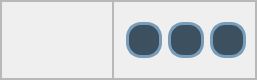
        <widget class="QFrame" name="header_frame">
         <property name="maximumSize">
          <size>
           <width>16777215</width>
           <height>80</height>
          </size>
         </property>
         <property name="styleSheet">
          <string notr="true">#header_frame{
	background-color: #2596be;
}</string>
         </property>
         <property name="frameShape">
          <enum>QFrame::StyledPanel</enum>
         </property>
         <property name="frameShadow">
          <enum>QFrame::Raised</enum>
         </property>
         <layout class="QHBoxLayout" name="horizontalLayout_4">
          <property name="spacing">
           <number>0</number>
          </property>
          <property name="leftMargin">
           <number>0</number>
          </property>
          <property name="topMargin">
           <number>0</number>
          </property>
          <property name="rightMargin">
           <number>0</number>
          </property>
          <property name="bottomMargin">
           <number>0</number>
          </property>
          <item>
           <widget class="QFrame" name="titre_frame">
            <property name="frameShape">
             <enum>QFrame::StyledPanel</enum>
            </property>
            <property name="frameShadow">
             <enum>QFrame::Raised</enum>
            </property>
            <layout class="QHBoxLayout" name="horizontalLayout_6">
             <item>
              <spacer name="horizontalSpacer_3">
               <property name="orientation">
                <enum>Qt::Horizontal</enum>
               </property>
               <property name="sizeHint" stdset="0">
                <size>
                 <width>40</width>
                 <height>20</height>
                </size>
               </property>
              </spacer>
             </item>
             <item>
              <widget class="QLabel" name="label_7">
               <property name="maximumSize">
                <size>
                 <width>30</width>
                 <height>30</height>
                </size>
               </property>
               <property name="font">
                <font>
                 <pointsize>14</pointsize>
                 <weight>75</weight>
                 <bold>true</bold>
                </font>
               </property>
               <property name="text">
                <string/>
               </property>
               <property name="pixmap">
                <pixmap resource="resources.qrc">:/images/images/E2.gif</pixmap>
               </property>
               <property name="scaledContents">
                <bool>false</bool>
               </property>
               <property name="alignment">
                <set>Qt::AlignCenter</set>
               </property>
              </widget>
             </item>
             <item>
              <spacer name="horizontalSpacer">
               <property name="orientation">
                <enum>Qt::Horizontal</enum>
               </property>
               <property name="sizeHint" stdset="0">
                <size>
                 <width>40</width>
                 <height>20</height>
                </size>
               </property>
              </spacer>
             </item>
            </layout>
           </widget>
          </item>
          <item alignment="Qt::AlignRight">
           <widget class="QFrame" name="btn_minmax_frame">
            <property name="styleSheet">
             <string notr="true">QPushButton{
	background-color: rgb(61, 80, 95);
	border-radius: 15px;
	border: 3px solid rgb(120, 157, 186);
}
QPushButton:hover{
	background-color: rgb(120, 157, 186);
}</string>
            </property>
            <property name="frameShape">
             <enum>QFrame::StyledPanel</enum>
            </property>
            <property name="frameShadow">
             <enum>QFrame::Raised</enum>
            </property>
            <layout class="QHBoxLayout" name="horizontalLayout_7">
             <property name="spacing">
              <number>-1</number>
             </property>
             <property name="leftMargin">
              <number>12</number>
             </property>
             <property name="topMargin">
              <number>0</number>
             </property>
             <property name="bottomMargin">
              <number>0</number>
             </property>
             <item>
              <widget class="QPushButton" name="lower_btn">
               <property name="minimumSize">
                <size>
                 <width>36</width>
                 <height>36</height>
                </size>
               </property>
               <property name="maximumSize">
                <size>
                 <width>36</width>
                 <height>36</height>
                </size>
               </property>
               <property name="text">
                <string/>
               </property>
               <property name="icon">
                <iconset resource="resources.qrc">
                 <normaloff>:/icones/icones/minus.svg</normaloff>:/icones/icones/minus.svg</iconset>
               </property>
               <property name="iconSize">
                <size>
                 <width>16</width>
                 <height>16</height>
                </size>
               </property>
              </widget>
             </item>
             <item>
              <widget class="QPushButton" name="maxi_btn">
               <property name="minimumSize">
                <size>
                 <width>36</width>
                 <height>36</height>
                </size>
               </property>
               <property name="maximumSize">
                <size>
                 <width>36</width>
                 <height>36</height>
                </size>
               </property>
               <property name="text">
                <string/>
               </property>
               <property name="icon">
                <iconset resource="resources.qrc">
                 <normaloff>:/icones/icones/maximize-2.svg</normaloff>:/icones/icones/maximize-2.svg</iconset>
               </property>
               <property name="iconSize">
                <size>
                 <width>16</width>
                 <height>16</height>
                </size>
               </property>
              </widget>
             </item>
             <item>
              <widget class="QPushButton" name="close_btn">
               <property name="minimumSize">
                <size>
                 <width>36</width>
                 <height>36</height>
                </size>
               </property>
               <property name="maximumSize">
                <size>
                 <width>36</width>
                 <height>36</height>
                </size>
               </property>
               <property name="text">
                <string/>
               </property>
               <property name="icon">
                <iconset resource="resources.qrc">
                 <normaloff>:/icones/icones/x.svg</normaloff>:/icones/icones/x.svg</iconset>
               </property>
               <property name="iconSize">
                <size>
                 <width>16</width>
                 <height>16</height>
                </size>
               </property>
              </widget>
             </item>
            </layout>
           </widget>
          </item>
         </layout>
        </widget>
